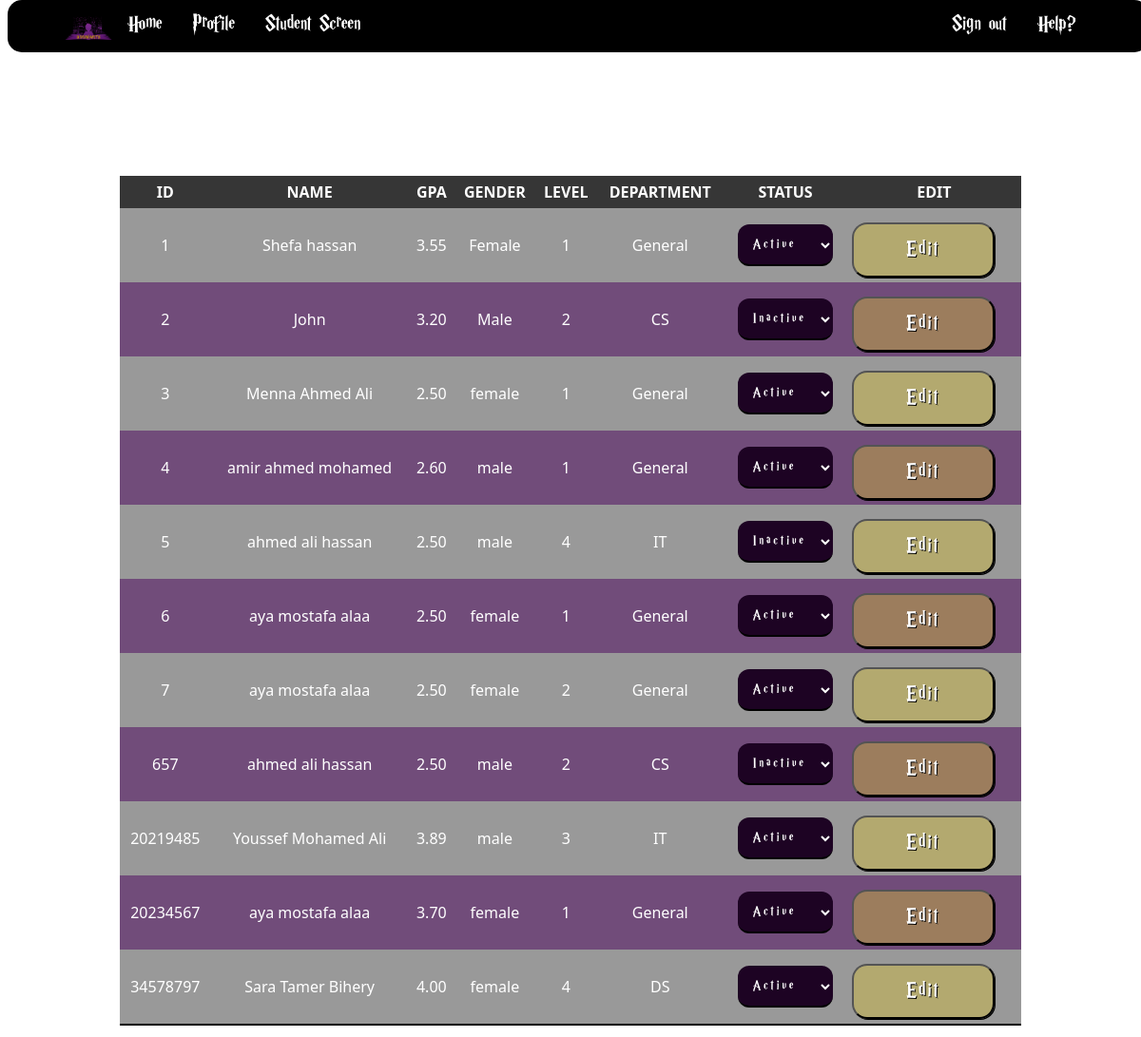
Page /home/student_screen/view on the earlier database version.
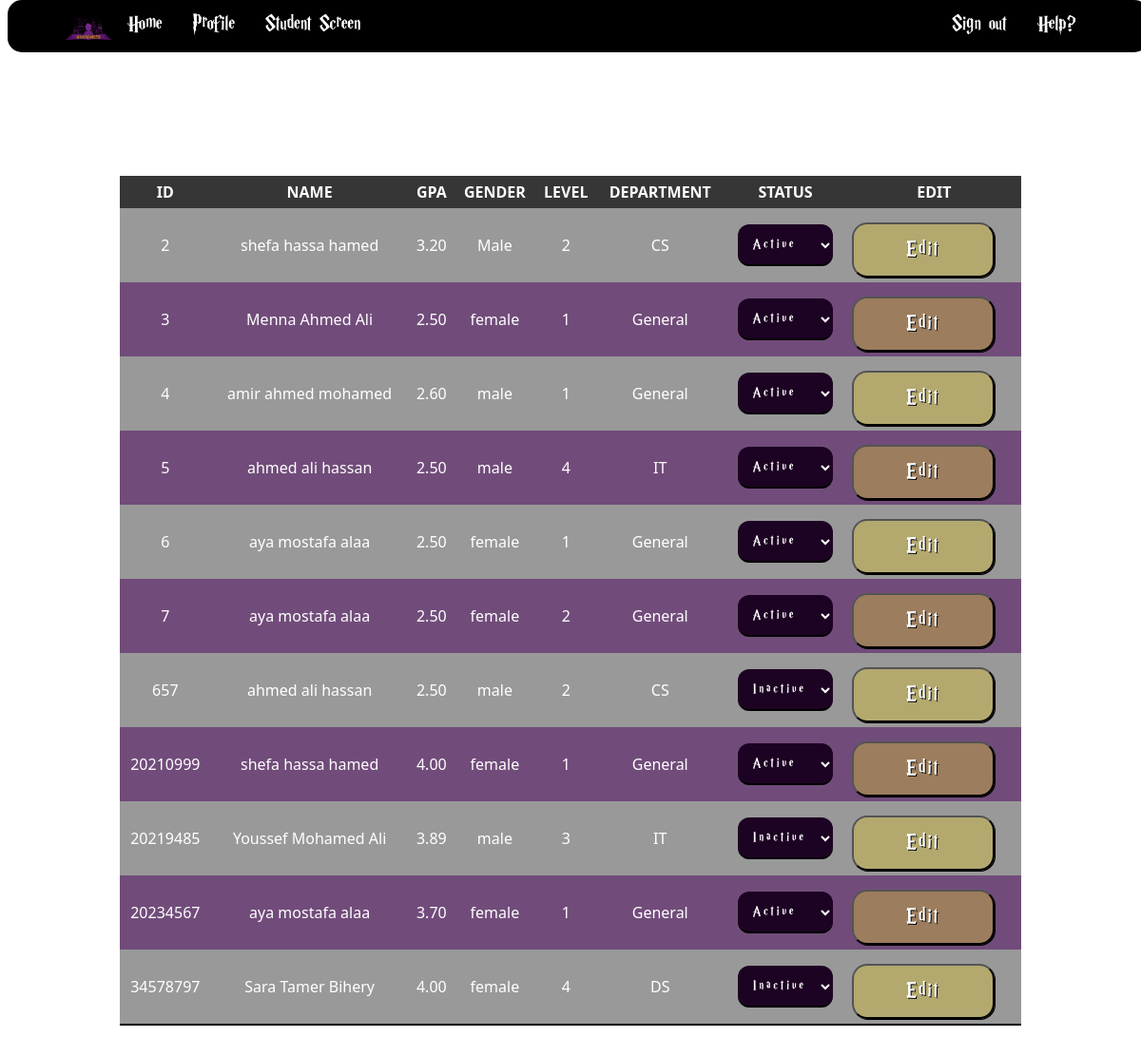
Same page on the later database version.
### app/models.py (models this page shows)
class Student(models.Model):
    name = models.CharField(max_length=50)
    id = models.IntegerField(primary_key=True)
    email = models.CharField(max_length=100)
    phone = models.CharField(max_length=12)
    gender = models.CharField(max_length=10, choices=CHOICE)
    status = models.CharField(max_length=10, choices=STATUS)
    level = models.IntegerField(choices=LEVEL)
    department = models.CharField(
        max_length=30, choices=DEPARTMENT, default=None)
    gpa = models.DecimalField(max_digits=3, decimal_places=2, default=None)
    nationalid = models.IntegerField(default=None)
    nationality = models.CharField(max_length=50, choices=NATIONALITY)
    birthdate = models.DateTimeField(default=None)

### app/views.py (the view)
# urls.py: path('home/student_screen/view', views.view, name='viewpage'),
def view(request):
    students = Student.objects.all()
    return render(request, 'view.html', {'students': students})

### app/templates/view.html (shortened to what this page needs)
{% load static %}
<!DOCTYPE html>
<html lang="en">
  <head>
    <link rel="stylesheet" href="{% static 'styleSheet.css' %}" />
  </head>
  <header>
    <nav>
      <ul class="left">
        <li>
          <img
            src="../../static/imgs/logo.png"
            alt=""
            width="20px"
            height="20px"
            title="logo"
          />
        </li>
        <li><a href="../">Home</a></li>
        <li><a href="../profile">Profile</a></li>
        <li><a href="../student_screen">Student Screen</a></li>
      </ul>
      <ul class="right">
        <li><a href="../../signin">Sign out</a></li>
        <li><a href="../help">Help?</a></li>
      </ul>
    </nav>
  </header>
  <body>
    <h1 class="center">Students Records</h1>
    <br />
    <div>
      <table id="table-records">
        <tr>
          <th><b>ID</b></th>
          <th><b>Name</b></th>
          <th><b>GPA</b></th>
          <th><b>Gender</b></th>
          <th><b>Level</b></th>
          <th><b>Department</b></th>
          <th><b>Status</b></th>
          <th><b>Edit</b></th>
        </tr>
        <tbody id="tbody">
          {% for student in students %}
          <tr>
            <td>{{student.id}}</td>
            <td>{{student.name}}</td>
            <td>{{student.gpa}}</td>
            <td>{{ student.get_gender_display }}</td>
            <td>{{ student.get_level_display }}</td>
            <td>{{ student.get_department_display }}</td>
            <td>
              <select
                id="status-dropdown-{{ student.id }}"
                onchange="updateStatus('{{ student.id }}')"
              >
                {% if student.get_status_display == 'Active' %}
                <option value="Active" selected>Active</option>
                {% else %}
                <option value="Active">Active</option>
                {% endif %} {% if student.get_status_display == 'Inactive' %}
                <option value="Inactive" selected>Inactive</option>
                {% else %}
                <option value="Inactive">Inactive</option>
                {% endif %}
              </select>
            </td>
            <td>
              <a href="edit_student/{{student.id}}"
                ><button name="edit" type="">Edit</button></a
              >
            </td>
          </tr>
          {% endfor %}
        </tbody>
      </table>
    </div>
  </body>
</html>

Differences in the rows shown:
removed Student: id "1", name "Shefa hassan", gpa "3.55", gender "Female", level "1", department "General", status+id "Active"
changed Student "Male": name "John" → "shefa hassa hamed"; status+id "Inactive" → "Active"
changed Student id 5: status+id "Inactive" → "Active"
added Student: id "20210999", name "shefa hassa hamed", gpa "4.00", gender "female", level "1", department "General", status+id "Active"
changed Student "Youssef Mohamed Ali": status+id "Active" → "Inactive"
changed Student "Sara Tamer Bihery": status+id "Active" → "Inactive"
